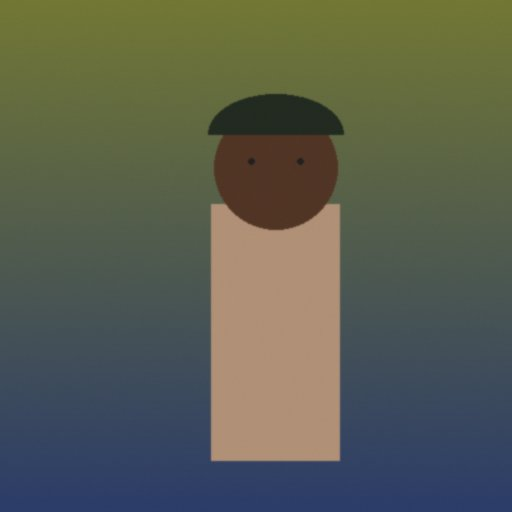
#> input picture ml/data/samples/sample_0000_ready.jpg, 512 x 512 px
$ python -i ps1_concept_service.py   (imports and definitions only)
#> lines starting #> are read from the running program, lines starting #| are printed output that depends on the picture
"""
PS1 2D Concept Generation Service for RetroMorph AI.
Transforms an uploaded photo into a PlayStation 1-era low-poly character concept.
Supports both native CV/pixel-art polygonal rendering and external generative AI endpoints.
"""

import os
import cv2
import numpy as np
from PIL import Image, ImageDraw, ImageFont, ImageFilter, ImageOps
from typing import Optional, Dict, Any, Tuple


# PS1 Retro Color Palettes
OUTFIT_PALETTES = {
    "casual": {
        "primary": (52, 98, 145),      # Faded denim blue
        "secondary": (220, 215, 205),  # Vintage off-white t-shirt
        "accent": (160, 80, 50),       # Brown leather sneakers/belt
        "style_desc": "Street Casual (Faded Denim & Vintage Tee)",
    },
    "formal": {
        "primary": (30, 32, 42),       # Dark charcoal suit
        "secondary": (245, 245, 250),  # Crisp dress shirt
        "accent": (150, 25, 35),       # Crimson tie
        "style_desc": "Corporate / Noir Formal Suit",
    },
    "police": {
        "primary": (28, 45, 80),       # Metro RPD Navy
        "secondary": (210, 195, 110),  # Brass badge & buckle
        "accent": (20, 20, 25),        # Tactical gear / utility belt
        "style_desc": "R.P.D. Tactical Patrol Officer",
    },
    "horror": {
        "primary": (65, 55, 45),       # Weathered trench coat
        "secondary": (115, 30, 30),    # Dried rust / bloodstains
        "accent": (175, 165, 150),     # Bandaged tattered wrap
        "style_desc": "Survival Horror Distressed Survivor",
    },
    "traditional": {
        "primary": (170, 35, 45),      # Crimson silk
        "secondary": (230, 200, 100),  # Gold thread embroidery
        "accent": (35, 35, 40),        # Obsidian sash
        "style_desc": "Ceremonial Martial Robes",
    },
    "custom": {
        "primary": (80, 70, 120),      # Custom violet-slate
        "secondary": (200, 210, 220),  # Custom highlight
        "accent": (230, 150, 40),      # Custom accent
        "style_desc": "Custom Spec Outfit",
    }
}


def apply_ordered_dither(img: Image.Image, palette_colors: int = 16) -> Image.Image:
    """
    Applies classic PS1/retro 4x4 Bayer matrix ordered dithering.
    """
    bayer_matrix = np.array([
        [ 0,  8,  2, 10],
        [12,  4, 14,  6],
        [ 3, 11,  1,  9],
        [15,  7, 13,  5]
    ], dtype=np.float32) / 16.0 - 0.5

    arr = np.array(img, dtype=np.float32)
    h, w, c = arr.shape
    tiled_bayer = np.tile(bayer_matrix, (int(np.ceil(h / 4)), int(np.ceil(w / 4))))[:h, :w]
    tiled_bayer = np.repeat(tiled_bayer[:, :, np.newaxis], c, axis=2)

    # Add dither noise before quantization
    step = 256.0 / palette_colors
    arr = arr + (tiled_bayer * step * 0.8)
    arr = np.clip(np.round(arr / step) * step, 0, 255).astype(np.uint8)
    return Image.fromarray(arr)


def extract_dominant_tones(img_bgr: np.ndarray) -> Tuple[Tuple[int, int, int], Tuple[int, int, int]]:
    """
    Estimates dominant skin tone and hair/accent color from facial region.
    """
    h, w = img_bgr.shape[:2]
    # Sample center-upper quadrant (face area)
    face_sample = img_bgr[int(h * 0.2):int(h * 0.5), int(w * 0.3):int(w * 0.7)]
    if face_sample.size == 0:
        return (215, 175, 145), (45, 35, 30)

    # Average skin tone
    avg_bgr = np.median(face_sample, axis=(0, 1))
    skin_rgb = (int(avg_bgr[2]), int(avg_bgr[1]), int(avg_bgr[0]))

    # Top of head for hair
    hair_sample = img_bgr[int(h * 0.1):int(h * 0.25), int(w * 0.35):int(w * 0.65)]
    if hair_sample.size > 0:
        hair_bgr = np.percentile(hair_sample, 25, axis=(0, 1))
        hair_rgb = (int(hair_bgr[2]), int(hair_bgr[1]), int(hair_bgr[0]))
    else:
        hair_rgb = (40, 30, 25)

    return skin_rgb, hair_rgb


def render_ps1_polygonal_character(
    source_image: Image.Image,
    gender: str = "male",
    outfit: str = "casual",
    custom_outfit: Optional[str] = None
) -> Image.Image:
    """
    Renders an authentic PS1-style low-poly character concept with flat-shaded facets,
    limited color depth, and retro HUD overlay.
    """
    canvas_w, canvas_h = 480, 640
    canvas = Image.new("RGB", (canvas_w, canvas_h), (18, 16, 24))
    draw = ImageDraw.Draw(canvas)

    # Background: PS1-era low-poly gradient & retro grid
    for y in range(0, canvas_h, 8):
        v = int(25 + (y / canvas_h) * 20)
        draw.rectangle([0, y, canvas_w, y + 8], fill=(v - 5, v - 3, v + 8))

    # Perspective floor grid
    horizon_y = int(canvas_h * 0.65)
    for x in range(-200, canvas_w + 300, 60):
        draw.line([(canvas_w // 2, horizon_y), (x, canvas_h)], fill=(45, 45, 65), width=2)
    for y in range(horizon_y, canvas_h, 25):
        draw.line([(0, y), (canvas_w, y)], fill=(40, 42, 60), width=1)

    # Extract source photo tones
    src_cv = cv2.cvtColor(np.array(source_image), cv2.COLOR_RGB2BGR)
    skin_rgb, hair_rgb = extract_dominant_tones(src_cv)

    palette = OUTFIT_PALETTES.get(outfit.lower(), OUTFIT_PALETTES["casual"])
    primary_col = palette["primary"]
    secondary_col = palette["secondary"]
    accent_col = palette["accent"]

    # Proportions based on gender
    cx = canvas_w // 2
    if gender.lower() == "female":
        shoulder_w = 110
        hip_w = 95
        head_w = 46
        head_h = 60
    elif gender.lower() == "male":
        shoulder_w = 140
        hip_w = 85
        head_w = 52
        head_h = 64
    else:
        shoulder_w = 125
        hip_w = 90
        head_w = 50
        head_h = 62

    # Draw Low-Poly Character Mesh Facets (Triangles & Quads for PS1 look)
    neck_y = 190
    chest_y = 260
    waist_y = 330
    crotch_y = 390
    knee_y = 490
    feet_y = 570

    def draw_poly(points, fill_rgb, wireframe=(40, 40, 40)):
        draw.polygon(points, fill=fill_rgb, outline=wireframe)

    def shade(rgb, factor):
        return tuple(int(np.clip(c * factor, 0, 255)) for c in rgb)

    # 1. Legs / Pants (Low Poly Quads)
    left_hip = (cx - hip_w // 2, waist_y)
    right_hip = (cx + hip_w // 2, waist_y)
    crotch = (cx, crotch_y)
    left_knee = (cx - hip_w // 2 - 5, knee_y)
    right_knee = (cx + hip_w // 2 + 5, knee_y)
    left_foot = (cx - hip_w // 2 - 10, feet_y)
    right_foot = (cx + hip_w // 2 + 10, feet_y)

    pant_col = primary_col if outfit != "casual" else (40, 60, 95)
    # Left Leg facets
    draw_poly([left_hip, (cx - 5, crotch_y - 20), left_knee], shade(pant_col, 0.75))
    draw_poly([left_knee, (cx - 5, crotch_y - 20), (cx - 15, knee_y + 10)], shade(pant_col, 0.65))
    draw_poly([left_knee, left_foot, (cx - 8, feet_y), (cx - 15, knee_y + 10)], shade(pant_col, 0.7))

    # Right Leg facets
    draw_poly([right_hip, (cx + 5, crotch_y - 20), right_knee], shade(pant_col, 0.95))
    draw_poly([right_knee, (cx + 5, crotch_y - 20), (cx + 15, knee_y + 10)], shade(pant_col, 0.85))
    draw_poly([right_knee, right_foot, (cx + 8, feet_y), (cx + 15, knee_y + 10)], shade(pant_col, 0.9))

    # Shoes (Retro Chunky Boots)
    boot_col = (25, 25, 30) if outfit != "casual" else accent_col
    draw_poly([left_foot, (left_foot[0] - 15, feet_y + 15), (left_foot[0] + 15, feet_y + 15), (cx - 8, feet_y)], shade(boot_col, 0.7))
    draw_poly([right_foot, (right_foot[0] - 15, feet_y + 15), (right_foot[0] + 15, feet_y + 15), (cx + 8, feet_y)], shade(boot_col, 0.9))

    # 2. Torso & Outfit Facets
    left_shoulder = (cx - shoulder_w // 2, neck_y + 15)
    right_shoulder = (cx + shoulder_w // 2, neck_y + 15)
    neck_base = (cx, neck_y)

    # Chest front plates
    draw_poly([neck_base, left_shoulder, (cx - 20, chest_y), (cx, chest_y)], shade(primary_col, 0.8))
    draw_poly([neck_base, right_shoulder, (cx + 20, chest_y), (cx, chest_y)], shade(primary_col, 1.05))
    draw_poly([(cx - 20, chest_y), (cx, chest_y), (cx, waist_y), left_hip], shade(secondary_col if outfit == "formal" else primary_col, 0.75))
    draw_poly([(cx + 20, chest_y), (cx, chest_y), (cx, waist_y), right_hip], shade(secondary_col if outfit == "formal" else primary_col, 0.95))

    # Outfit specifics (tie / badge / details)
    if outfit == "formal":
        # Crimson tie
        draw_poly([neck_base, (cx - 6, neck_y + 15), (cx, waist_y - 20), (cx + 6, neck_y + 15)], accent_col)
    elif outfit == "police":
        # Badge
        draw_poly([(cx + 25, neck_y + 35), (cx + 38, neck_y + 30), (cx + 42, neck_y + 45), (cx + 28, neck_y + 48)], (225, 200, 60))
        # RPD shoulder patches
        draw_poly([(left_shoulder[0] + 5, left_shoulder[1] + 10), (left_shoulder[0] + 20, left_shoulder[1] + 15), (left_shoulder[0] + 15, left_shoulder[1] + 30)], (200, 50, 50))
    elif outfit == "horror":
        # Bandage / tear marks
        draw_line_coords = [(cx - 15, chest_y - 20), (cx + 25, chest_y + 10)]
        draw.line(draw_line_coords, fill=accent_col, width=4)

    # 3. Arms (Low Poly faceted segments)
    left_elbow = (cx - shoulder_w // 2 - 25, chest_y + 30)
    left_hand = (cx - shoulder_w // 2 - 15, waist_y + 40)
    right_elbow = (cx + shoulder_w // 2 + 25, chest_y + 30)
    right_hand = (cx + shoulder_w // 2 + 15, waist_y + 40)

    draw_poly([left_shoulder, (left_shoulder[0] - 10, neck_y + 30), left_elbow], shade(primary_col, 0.7))
    draw_poly([left_elbow, (left_elbow[0] + 12, left_elbow[1] + 10), left_hand], shade(skin_rgb if outfit == "casual" else primary_col, 0.75))
    draw_poly([right_shoulder, (right_shoulder[0] + 10, neck_y + 30), right_elbow], shade(primary_col, 1.0))
    draw_poly([right_elbow, (right_elbow[0] - 12, right_elbow[1] + 10), right_hand], shade(skin_rgb if outfit == "casual" else primary_col, 0.95))

    # Hands
    draw_poly([left_hand, (left_hand[0] - 8, left_hand[1] + 15), (left_hand[0] + 8, left_hand[1] + 15)], skin_rgb)
    draw_poly([right_hand, (right_hand[0] - 8, right_hand[1] + 15), (right_hand[0] + 8, right_hand[1] + 15)], skin_rgb)

    # 4. Neck & Head (Faceted Geometry)
    draw_poly([(cx - 14, neck_y), (cx + 14, neck_y), (cx + 10, neck_y - 25), (cx - 10, neck_y - 25)], shade(skin_rgb, 0.8))

    # Head facets
    chin = (cx, neck_y - 22)
    left_jaw = (cx - head_w // 2, neck_y - 45)
    right_jaw = (cx + head_w // 2, neck_y - 45)
    left_temple = (cx - head_w // 2 + 3, neck_y - 85)
    right_temple = (cx + head_w // 2 - 3, neck_y - 85)
    forehead = (cx, neck_y - 95)
    nose = (cx, neck_y - 52)

    # Lower face
    draw_poly([chin, left_jaw, nose], shade(skin_rgb, 0.8))
    draw_poly([chin, right_jaw, nose], shade(skin_rgb, 1.05))
    # Mid face
    draw_poly([nose, left_jaw, left_temple], shade(skin_rgb, 0.85))
    draw_poly([nose, right_jaw, right_temple], shade(skin_rgb, 1.0))
    # Forehead
    draw_poly([nose, left_temple, forehead], shade(skin_rgb, 0.9))
    draw_poly([nose, right_temple, forehead], shade(skin_rgb, 1.1))

    # Hair (Retro faceted crown)
    hair_top = (cx, neck_y - 110)
    draw_poly([forehead, (cx - head_w // 2 - 6, neck_y - 88), (cx - head_w // 2 - 2, neck_y - 108), hair_top], shade(hair_rgb, 0.8))
    draw_poly([forehead, (cx + head_w // 2 + 6, neck_y - 88), (cx + head_w // 2 + 2, neck_y - 108), hair_top], shade(hair_rgb, 1.1))

    # Police peaked cap if outfit is police
    if outfit == "police":
        cap_visor = (cx, neck_y - 80)
        draw_poly([forehead, (cx - head_w // 2 - 8, neck_y - 86), cap_visor, (cx + head_w // 2 + 8, neck_y - 86)], (15, 15, 20))
        draw_poly([(cx - head_w // 2 - 5, neck_y - 92), (cx + head_w // 2 + 5, neck_y - 92), (cx + 28, neck_y - 118), (cx - 28, neck_y - 118)], (25, 40, 75))
        # Cap badge
        draw_poly([(cx - 6, neck_y - 98), (cx + 6, neck_y - 98), (cx, neck_y - 108)], (230, 205, 50))

    # Apply authentic downsampling and retro dithering
    # Downsample to 240x320 PS1 VRAM resolution, then dither, then scale up
    low_res = canvas.resize((240, 320), Image.BILINEAR)
    dithered = apply_ordered_dither(low_res, palette_colors=24)
    final_canvas = dithered.resize((canvas_w, canvas_h), Image.NEAREST)

    # Add PS1 HUD Overlay & Metadata Frame
    hud_draw = ImageDraw.Draw(final_canvas)

    # CRT Scanline effect (subtle)
    for y in range(0, canvas_h, 3):
        hud_draw.line([(0, y), (canvas_w, y)], fill=(0, 0, 0, 45))

    # Bottom status card
    hud_draw.rectangle([15, canvas_h - 65, canvas_w - 15, canvas_h - 15], fill=(12, 14, 20), outline=(80, 100, 140), width=2)
    hud_draw.text((25, canvas_h - 58), f"RETROMORPH PS1 ASSET // {gender.upper()}", fill=(100, 210, 255))
    hud_draw.text((25, canvas_h - 40), f"STYLE: {palette['style_desc']}", fill=(200, 210, 220))
    hud_draw.text((canvas_w - 115, canvas_h - 50), "32-BIT VRAM", fill=(140, 160, 180))

    # Inset source photo thumbnail in top right corner
    try:
        thumb = source_image.copy()
        thumb.thumbnail((70, 70), Image.LANCZOS)
        thumb_low = thumb.resize((48, 48), Image.BILINEAR).resize((64, 64), Image.NEAREST)
        final_canvas.paste(thumb_low, (canvas_w - 82, 18))
        hud_draw.rectangle([canvas_w - 84, 16, canvas_w - 16, 84], outline=(80, 120, 160), width=2)
        hud_draw.text((canvas_w - 82, 88), "INPUT REF", fill=(130, 150, 170))
    except Exception:
        pass

    return final_canvas


def generate_ps1_concept_art(
    image_path: str,
    output_path: str,
    gender: str = "male",
    outfit: str = "casual",
    custom_outfit: Optional[str] = None
) -> str:
    """
    Main entry point for generating PS1 2D concept image.
    """
#> called with output_path = 'out.png', gender = 'male', outfit = 'casual'
    source_img = Image.open(image_path).convert("RGB")
#> source_img is the input picture: PIL image 512x512 RGB; mean R, G, B 90.3, 94.6, 80.5
    concept_img = render_ps1_polygonal_character(
        source_image=source_img,
        gender=gender,
        outfit=outfit,
        custom_outfit=custom_outfit
    )
#> in render_ps1_polygonal_character, `canvas = Image.new("RGB", (canvas_w, canvas_h), (18, 16, 24))`:
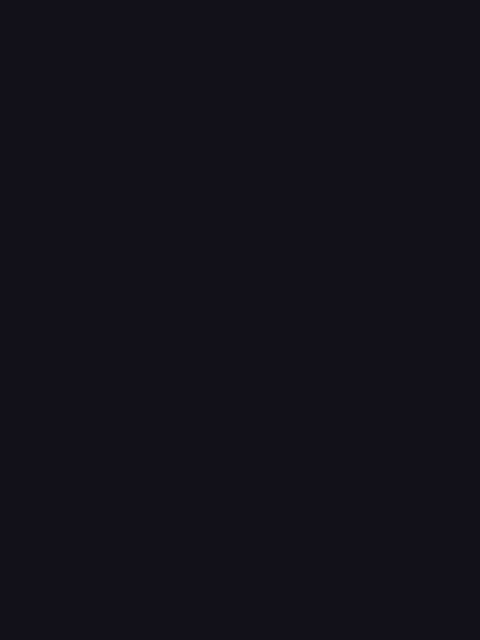
#> canvas: PIL image 480x640 RGB; mean R, G, B 18, 16, 24
#> in extract_dominant_tones, `face_sample = img_bgr[int(h * 0.2):int(h * 0.5), int(w * 0.3):int(w * ..`:
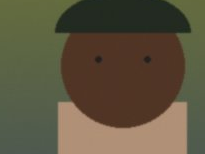
#> face_sample: shape (154, 205, 3); mean B, G, R 62.6, 84.2, 93.1
#> in extract_dominant_tones, `avg_bgr = np.median(face_sample, axis=(0, 1))`: avg_bgr = [64, 92, 83]
#> in extract_dominant_tones, `skin_rgb = (int(avg_bgr[2]), int(avg_bgr[1]), int(avg_bgr[0]))`: skin_rgb = (83, 92, 64)
#> in extract_dominant_tones, `hair_sample = img_bgr[int(h * 0.1):int(h * 0.25), int(w * 0.35):int(w ..`:
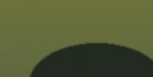
#> hair_sample: shape (77, 153, 3); mean B, G, R 52.8, 91, 83.5
#> in extract_dominant_tones, `hair_bgr = np.percentile(hair_sample, 25, axis=(0, 1))`: hair_bgr = [34, 43, 35]
#> in extract_dominant_tones, `hair_rgb = (int(hair_bgr[2]), int(hair_bgr[1]), int(hair_bgr[0]))`: hair_rgb = (35, 43, 34)
#> in render_ps1_polygonal_character, `skin_rgb, hair_rgb = extract_dominant_tones(src_cv)`: skin_rgb = (83, 92, 64); hair_rgb = (35, 43, 34)
#> in render_ps1_polygonal_character, `low_res = canvas.resize((240, 320), Image.BILINEAR)`:
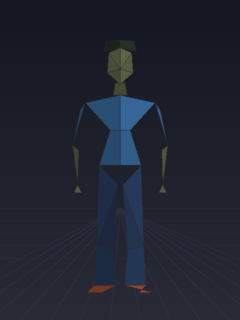
#> low_res: PIL image 240x320 RGB; mean R, G, B 31.3, 35.2, 47.6
#> in render_ps1_polygonal_character, `thumb_low = thumb.resize((48, 48), Image.BILINEAR).resize((64, 64), Im..`:
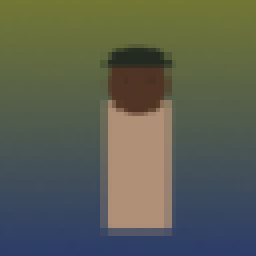
#> thumb_low: PIL image 64x64 RGB (shown 4 times larger); mean R, G, B 90.3, 94.6, 80.5
#> in render_ps1_polygonal_character, `final_canvas.paste(thumb_low, (canvas_w - 82, 18))`:
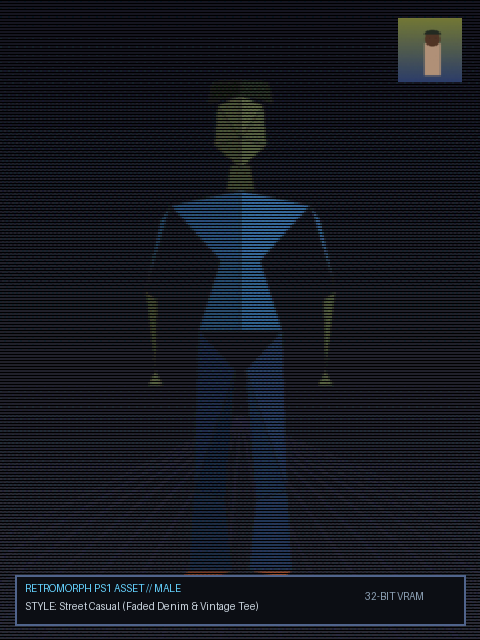
#> final_canvas: PIL image 480x640 RGB; mean R, G, B 21.3, 24.3, 32.4

    os.makedirs(os.path.dirname(os.path.abspath(output_path)), exist_ok=True)
    concept_img.save(output_path, format="PNG")
    return output_path

>>> result = generate_ps1_concept_art('../../../ml/data/samples/sample_0000_ready.jpg', 'out.png')

$ run again, on ml/data/samples/sample_0006_ready.jpg
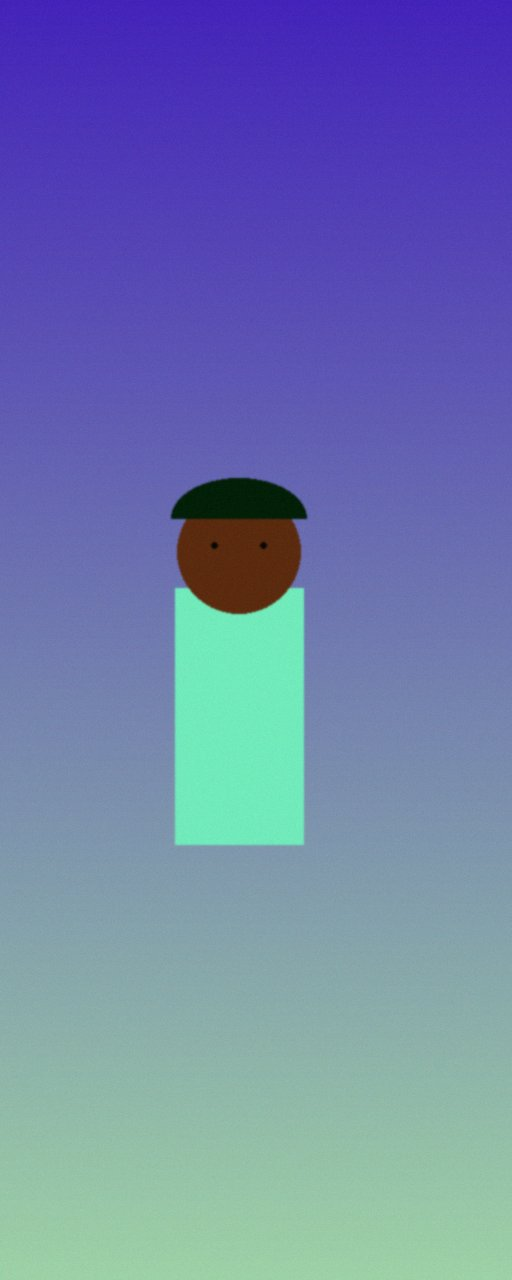
#> input picture ml/data/samples/sample_0006_ready.jpg, 512 x 1280 px
#> in generate_ps1_concept_art, source_img is the input picture: PIL image 512x1280 RGB; mean R, G, B 111, 125.4, 172.4
#> avg_bgr = [178, 86, 94]
#> in extract_dominant_tones, `skin_rgb = (int(avg_bgr[2]), int(avg_bgr[1]), int(avg_bgr[0]))`: skin_rgb = (94, 86, 178)
#> in extract_dominant_tones, `hair_sample = img_bgr[int(h * 0.1):int(h * 0.25), int(w * 0.35):int(w ..`:
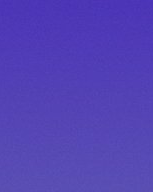
#> hair_sample: shape (192, 153, 3); mean B, G, R 181.5, 65.5, 83.1
#> hair_bgr = [180, 59, 80]
#> in extract_dominant_tones, `hair_rgb = (int(hair_bgr[2]), int(hair_bgr[1]), int(hair_bgr[0]))`: hair_rgb = (80, 59, 180)
#> in render_ps1_polygonal_character, `skin_rgb, hair_rgb = extract_dominant_tones(src_cv)`: skin_rgb = (94, 86, 178); hair_rgb = (80, 59, 180)
#> in render_ps1_polygonal_character, `final_canvas.paste(thumb_low, (canvas_w - 82, 18))`:
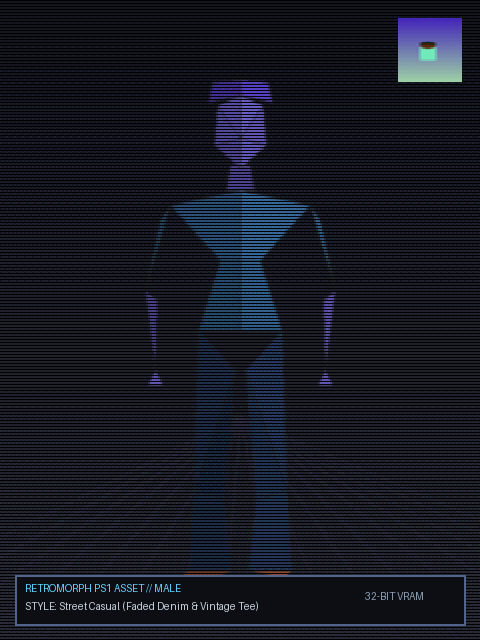
#> final_canvas: PIL image 480x640 RGB; mean R, G, B 21.8, 24.7, 34.8
